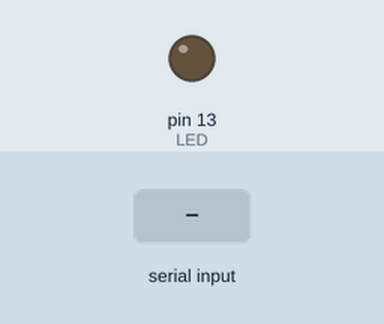
Recording of a sketch running on a simulated Arduino Leonardo, built with avr-gcc and run on an emulated ATmega32U4. Parts: output pins drawn as LEDs (lit = HIGH). The inputs (shaded band) are chosen by the test bench.

Above: at 1.2 s.
1.3 s: "1" received over the second serial link
At 1.9 s:
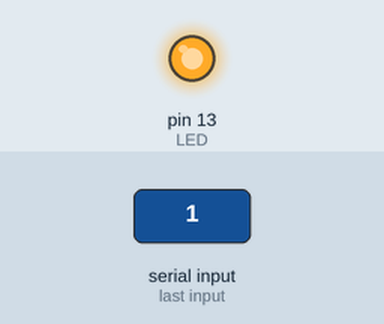
2.8 s: "0" received over the second serial link
At 3.1 s:
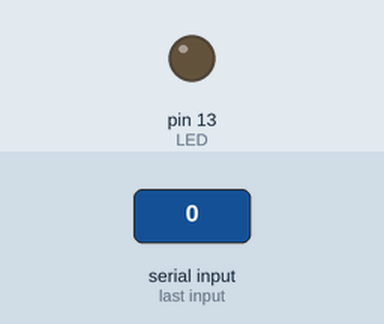
Timing chart, 0 to 5.8 s (numbered marks = the images above; inputs shaded):
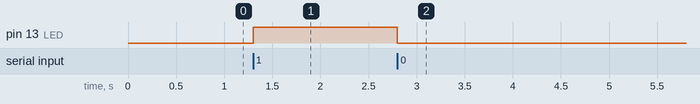

Measured:
- after the input at 1.3 s, pin 13 (LED): LOW → HIGH at once
- after the input at 2.8 s, pin 13 (LED): HIGH → LOW at once

The sketch:

BT_getDataTest_working.ino
```cpp
// (licence header left out)
char INBYTE;
int  LED = 13; // LED on pin 13

void setup() {
  pinMode(LED, OUTPUT);
  Serial1.begin(9600);
  //while(!Serial1); // Wait untilSerial is ready - Leonardo
  //delay(100); // Test timing for Leonardo; may not do anything
  //Serial1.println("Press 1 to turn Arduino pin 13 LED ON or 0 to turn it OFF:");
}

void loop() {
  while(!Serial1.available()); // stay here so long as COM port is empty
  INBYTE = Serial1.read(); // read next available byte
  if(INBYTE == '0')
  {
    digitalWrite(LED, LOW);  // if it's a 0 (zero) tun LED off
    Serial1.println("Pressed 0 and turned LED OFF.");
  }
  if(INBYTE == '1')
  {
    digitalWrite(LED, HIGH); // if it's a 1 (one) turn LED on
    Serial1.println("Pressed 1 and turned LED ON.");
  }
  if(INBYTE != '0' || INBYTE != '1')
  {
    Serial1.println("Press 1 to turn LED ON or 0 to turn it off.");
    Serial1.print("You pressed: ");
    Serial1.println(INBYTE);
  }
  delay(100); // A little padding so you can't spam buffer
}
```
